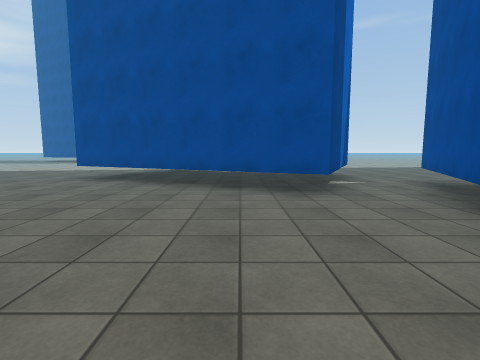
View 1 (above)

17 first-person views from a walk through a Unity game level. The camera is 1.3 m above the floor, tilts 6° down and sees 85° across. The floor is counted in squares, 2 m on a side. Each view is taken from the middle of a square. On the plan, view 1 faces up. The plan holds only what a view shows up to about 9 squares ahead; the rest is blank. The place goes on beyond the plan. Surface patterns are stand-ins for the level's own textures.

View 2
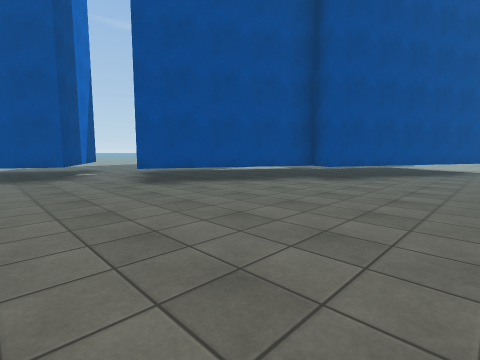

View 3
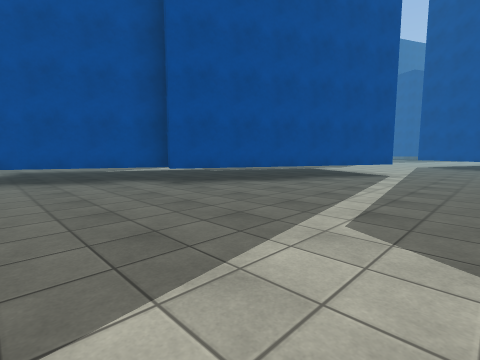

View 4
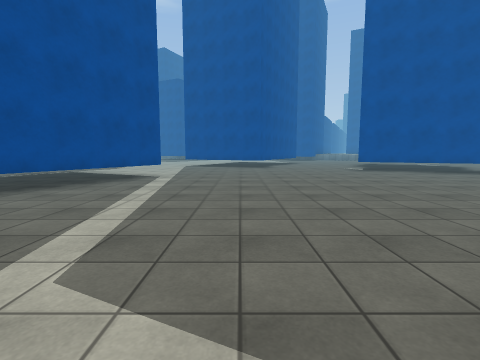

View 5
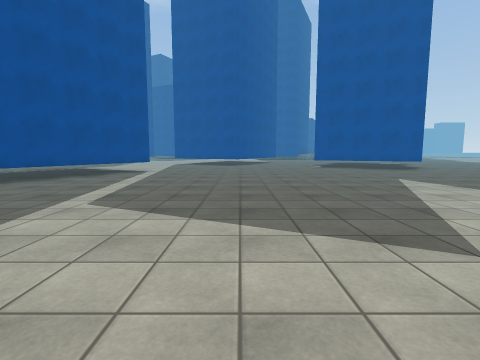

View 6
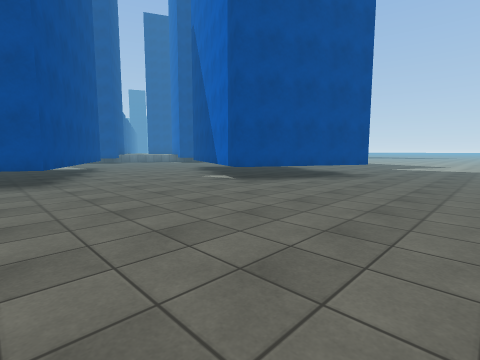

View 7
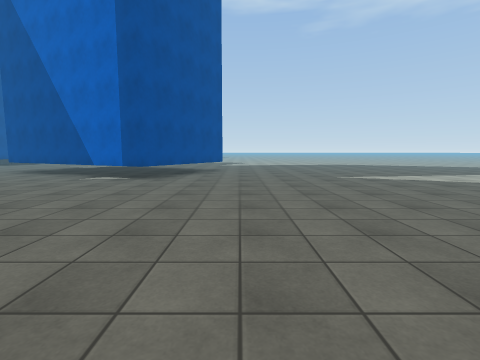

View 8
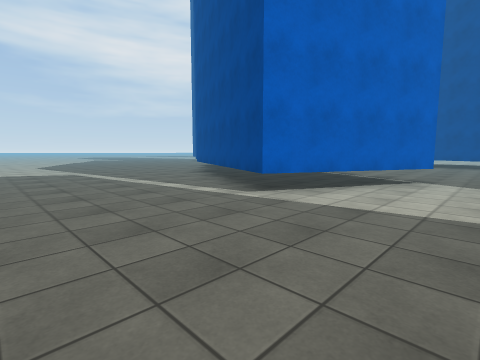

View 9
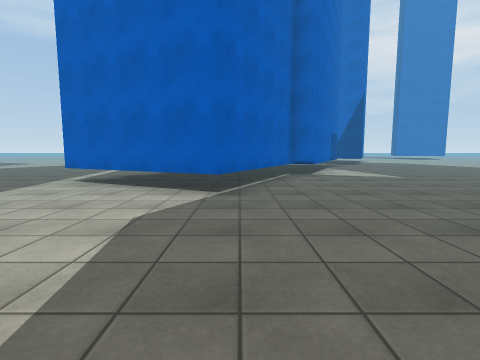

View 10
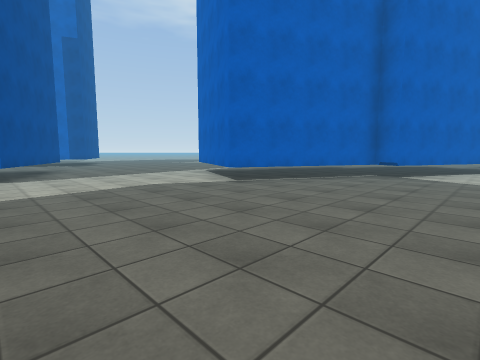

View 11
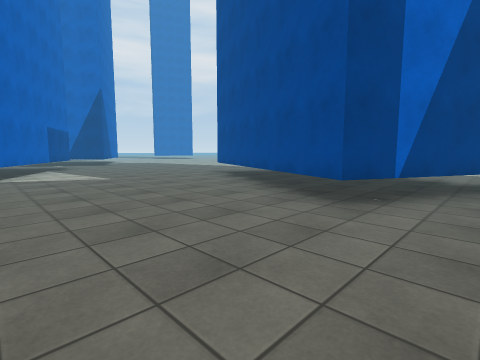

View 12
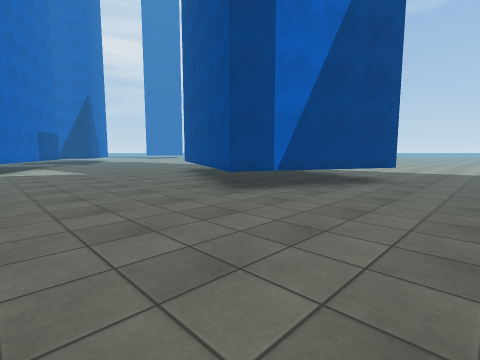

View 13
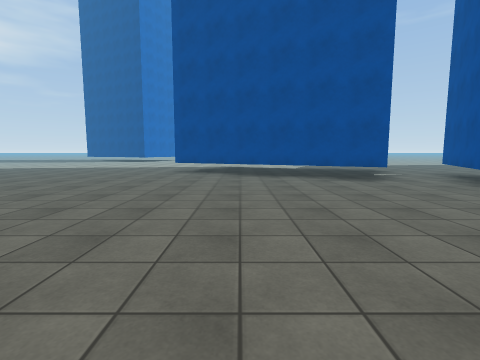

View 14
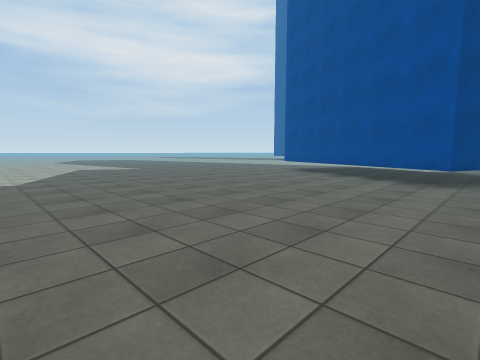

View 15
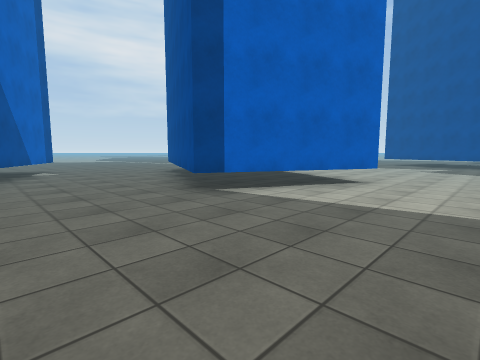

View 16
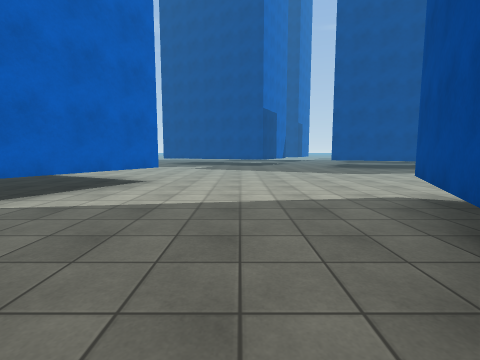

View 17
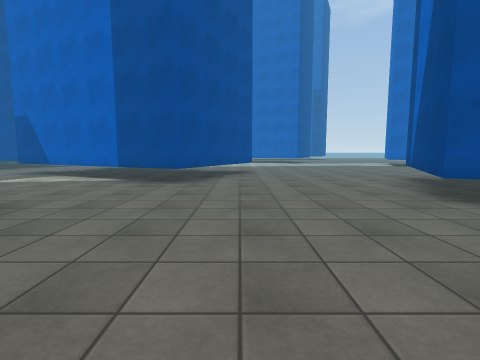

### Floor plan
Key: @ floor where view 1 was taken; # wall or solid block; . floor; T thing the floor can be seen under or through.
Columns run from 5 left of view 1 to 29 right of it. Each row starts with its distance up from view 1.
 13                      ... .
 12                      ......
 11                      .......
 10                       ......
  9 ..      ....    ##   ##.......
  8 ..      .... ....### #.........
  7 .##    ##... ......###....###...
  6 ..###  #...  .............#####..
  5 ....####.###.............##   ##.
  4 ......#.## ###...........#
  3 ........#    ##..........
  2 ........###   ##.......
  1 ..........##    TT.....
  0 .....@.....###   T.....
 -1 .............### T.....    ..
 -2 ...............#T...... ...........
 -3      .................# ...........
 -4         .............##   .........
 -5         .............#     T......
 -6        .............###   T.......
 -7         ..............### T......
 -8          ...............##.....##
 -9           .....................#
-10          .........###.........
-11          .........# ###.......
-12          ........##   ###

Positions as (right, up) in squares from view 1, and headings:
1: (0, 0), facing up
2: (0, -3), facing up-right
3: (3, -5), facing up-right
4: (4, -5), facing right
5: (2, -6), facing right
6: (9, -5), facing down-right
7: (11, -3), facing down
8: (14, -6), facing up-left
9: (17, 1), facing left
10: (17, 5), facing down-left
11: (17, 3), facing up-left
12: (19, 3), facing up-left
13: (-2, -2), facing up
14: (2, -2), facing up-left
15: (24, -11), facing up-left
16: (24, -11), facing up
17: (20, 13), facing down
